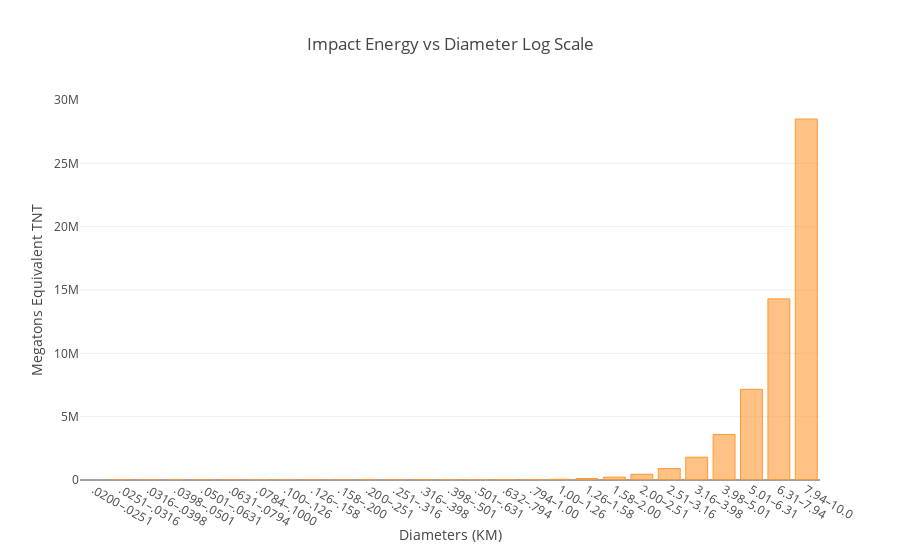

Notebook source saved alongside this figure:
### Markdown cell above
### Impact Energy vs Diameter

Let's make a plot of the impact energy by the diameter. The diameters are given in kilometers. Impact energy is in Megatons Equivalent of TNT. For comparison, the Little Boy bomb dropped on Hiroshima had 15 kilotons of TNT equivalent. The largest human bomb ever developed was about 100 Megatons. (See [this Wikipedia article](https://en.wikipedia.org/wiki/TNT_equivalent#Examples))

### Code cell
df.set_index('range_diameter')['impact_energy'].iplot(kind='bar',
                                                      layout=dict(yaxis=dict(title='Megatons Equivalent TNT'),
                                                                 xaxis=dict(title='Diameters (KM)'),
                                                      title="Impact Energy vs Diameter Log Scale"))

### Figure 1 — Plotly figure (JSON) as saved in the notebook; plotly's stock layout.template omitted (floating-point values rounded to 4 significant figures)
{"data": [{"marker": {"color": "rgba(255, 153, 51, 0.6)", "line": {"color": "rgba(255, 153, 51, 1.0)", "width": 1}}, "name": "impact_energy", "orientation": "v", "text": "", "type": "bar", "uid": "1f5f5d29-1be3-4195-b916-b3207c34ee7c", "x": [".0200–.0251", ".0251–.0316", ".0316–.0398", ".0398–.0501", ".0501–.0631", ".0631–.0794", ".0784–.1000", ".100–.126", ".126–.158", ".158–.200", ".200–.251", ".251–.316", ".316–.398", ".398–.501", ".501–.631", ".632–.794", ".794–1.00", "1.00–1.26", "1.26–1.58", "1.58–2.00", "2.00–2.51", "2.51–3.16", "3.16–3.98", "3.98–5.01", "5.01–6.31", "6.31–7.94", "7.94–10.0"], "y": ["4.523-01", "9.02e-01", "1.80e+00", "3.59e+00", "7.16e+00", "1.43e+01", "2.85e+01", "5.69e+01", "1.14e+02", "2.26e+02", "4.52e+02", "9.02e+02", "1.80e+03", "3.58e+03", "7.16e+03", "1.43e+04", "2.85e+04", "5.69e+04", "1.14e+05", "2.26e+05", "4.52e+05", "9.02e+05", "1.80e+06", "3.59e+06", "7.16e+06", "1.43e+07", "2.85e+07"]}], "layout": {"title": {"text": "Impact Energy vs Diameter Log Scale"}, "xaxis": {"title": {"text": "Diameters (KM)"}}, "yaxis": {"title": {"text": "Megatons Equivalent TNT"}}}}
